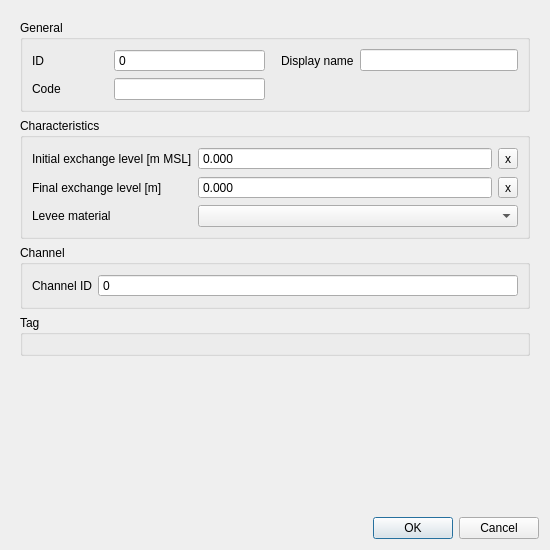
<?xml version="1.0" encoding="UTF-8"?>
<ui version="4.0">
 <class>Dialog</class>
 <widget class="QDialog" name="Dialog">
  <property name="geometry">
   <rect>
    <x>0</x>
    <y>0</y>
    <width>550</width>
    <height>550</height>
   </rect>
  </property>
  <property name="windowTitle">
   <string>Dialog</string>
  </property>
  <layout class="QGridLayout" name="gridLayout">
   <item row="0" column="0">
    <widget class="QScrollArea" name="scrollArea">
     <property name="frameShape">
      <enum>QFrame::NoFrame</enum>
     </property>
     <property name="widgetResizable">
      <bool>true</bool>
     </property>
     <widget class="QWidget" name="scrollAreaWidgetContents">
      <property name="geometry">
       <rect>
        <x>0</x>
        <y>0</y>
        <width>532</width>
        <height>503</height>
       </rect>
      </property>
      <layout class="QGridLayout" name="gridLayout_2">
       <item row="2" column="0">
        <widget class="QGroupBox" name="grp_channel">
         <property name="locale">
          <locale language="English" country="UnitedStates"/>
         </property>
         <property name="inputMethodHints">
          <set>Qt::ImhNone</set>
         </property>
         <property name="title">
          <string>Channel</string>
         </property>
         <layout class="QGridLayout" name="gridLayout_6">
          <item row="0" column="0">
           <widget class="QLabel" name="label_18">
            <property name="locale">
             <locale language="English" country="UnitedStates"/>
            </property>
            <property name="inputMethodHints">
             <set>Qt::ImhNone</set>
            </property>
            <property name="text">
             <string>Channel ID</string>
            </property>
            <property name="alignment">
             <set>Qt::AlignLeading|Qt::AlignLeft|Qt::AlignVCenter</set>
            </property>
           </widget>
          </item>
          <item row="0" column="1">
           <widget class="QSpinBox" name="channel_id">
            <property name="sizePolicy">
             <sizepolicy hsizetype="Expanding" vsizetype="Fixed">
              <horstretch>0</horstretch>
              <verstretch>0</verstretch>
             </sizepolicy>
            </property>
            <property name="locale">
             <locale language="English" country="UnitedStates"/>
            </property>
            <property name="inputMethodHints">
             <set>Qt::ImhNone</set>
            </property>
            <property name="readOnly">
             <bool>true</bool>
            </property>
            <property name="buttonSymbols">
             <enum>QAbstractSpinBox::NoButtons</enum>
            </property>
            <property name="maximum">
             <number>999999999</number>
            </property>
            <property name="clearValue" stdset="0">
             <bool>true</bool>
            </property>
            <property name="expressionsEnabled" stdset="0">
             <bool>false</bool>
            </property>
           </widget>
          </item>
         </layout>
        </widget>
       </item>
       <item row="1" column="0">
        <widget class="QGroupBox" name="grp_characteristics">
         <property name="title">
          <string>Characteristics</string>
         </property>
         <layout class="QGridLayout" name="gridLayout_3">
          <item row="0" column="1">
           <widget class="QDoubleSpinBox" name="initial_exchange_level">
            <property name="sizePolicy">
             <sizepolicy hsizetype="Expanding" vsizetype="Fixed">
              <horstretch>0</horstretch>
              <verstretch>0</verstretch>
             </sizepolicy>
            </property>
            <property name="locale">
             <locale language="English" country="UnitedStates"/>
            </property>
            <property name="buttonSymbols">
             <enum>QAbstractSpinBox::NoButtons</enum>
            </property>
            <property name="decimals">
             <number>3</number>
            </property>
            <property name="minimum">
             <double>-99999999.000000000000000</double>
            </property>
            <property name="maximum">
             <double>1000000.000000000000000</double>
            </property>
            <property name="showClearButton" stdset="0">
             <bool>true</bool>
            </property>
            <property name="clearValue" stdset="0">
             <bool>true</bool>
            </property>
            <property name="expressionsEnabled" stdset="0">
             <bool>true</bool>
            </property>
           </widget>
          </item>
          <item row="0" column="2">
           <widget class="QToolButton" name="initial_exchange_level_clear">
            <property name="text">
             <string>x</string>
            </property>
           </widget>
          </item>
          <item row="1" column="1">
           <widget class="QDoubleSpinBox" name="final_exchange_level">
            <property name="sizePolicy">
             <sizepolicy hsizetype="Expanding" vsizetype="Fixed">
              <horstretch>0</horstretch>
              <verstretch>0</verstretch>
             </sizepolicy>
            </property>
            <property name="locale">
             <locale language="English" country="UnitedStates"/>
            </property>
            <property name="buttonSymbols">
             <enum>QAbstractSpinBox::NoButtons</enum>
            </property>
            <property name="decimals">
             <number>3</number>
            </property>
            <property name="minimum">
             <double>-99999999.000000000000000</double>
            </property>
            <property name="maximum">
             <double>1000000.000000000000000</double>
            </property>
            <property name="showClearButton" stdset="0">
             <bool>true</bool>
            </property>
            <property name="clearValue" stdset="0">
             <bool>true</bool>
            </property>
            <property name="expressionsEnabled" stdset="0">
             <bool>true</bool>
            </property>
           </widget>
          </item>
          <item row="1" column="2">
           <widget class="QToolButton" name="final_exchange_level_clear">
            <property name="text">
             <string>x</string>
            </property>
           </widget>
          </item>
          <item row="0" column="0">
           <widget class="QLabel" name="label_26">
            <property name="text">
             <string>Initial exchange level [m MSL]</string>
            </property>
            <property name="alignment">
             <set>Qt::AlignLeading|Qt::AlignLeft|Qt::AlignVCenter</set>
            </property>
            <property name="indent">
             <number>-1</number>
            </property>
           </widget>
          </item>
          <item row="1" column="0">
           <widget class="QLabel" name="label_23">
            <property name="text">
             <string>Final exchange level [m]</string>
            </property>
            <property name="alignment">
             <set>Qt::AlignLeading|Qt::AlignLeft|Qt::AlignVCenter</set>
            </property>
            <property name="indent">
             <number>-1</number>
            </property>
           </widget>
          </item>
          <item row="2" column="0">
           <widget class="QLabel" name="label_11">
            <property name="locale">
             <locale language="English" country="UnitedStates"/>
            </property>
            <property name="inputMethodHints">
             <set>Qt::ImhNone</set>
            </property>
            <property name="text">
             <string>Levee material</string>
            </property>
            <property name="alignment">
             <set>Qt::AlignLeading|Qt::AlignLeft|Qt::AlignVCenter</set>
            </property>
            <property name="indent">
             <number>-1</number>
            </property>
           </widget>
          </item>
          <item row="2" column="1" colspan="2">
           <widget class="QComboBox" name="levee_material">
            <property name="sizePolicy">
             <sizepolicy hsizetype="Expanding" vsizetype="Fixed">
              <horstretch>0</horstretch>
              <verstretch>0</verstretch>
             </sizepolicy>
            </property>
            <property name="locale">
             <locale language="English" country="UnitedStates"/>
            </property>
            <property name="inputMethodHints">
             <set>Qt::ImhNone</set>
            </property>
           </widget>
          </item>
         </layout>
        </widget>
       </item>
       <item row="3" column="0">
        <widget class="QGroupBox" name="grp_tag">
         <property name="font">
          <font>
           <weight>50</weight>
           <bold>false</bold>
          </font>
         </property>
         <property name="title">
          <string>Tag</string>
         </property>
         <layout class="QGridLayout" name="gridLayout_16">
          <item row="0" column="0" colspan="2">
           <layout class="QHBoxLayout" name="tags_layout"/>
          </item>
         </layout>
        </widget>
       </item>
       <item row="4" column="0">
        <spacer name="verticalSpacer">
         <property name="orientation">
          <enum>Qt::Vertical</enum>
         </property>
         <property name="sizeHint" stdset="0">
          <size>
           <width>20</width>
           <height>40</height>
          </size>
         </property>
        </spacer>
       </item>
       <item row="0" column="0">
        <widget class="QGroupBox" name="grp_general">
         <property name="enabled">
          <bool>true</bool>
         </property>
         <property name="title">
          <string>General</string>
         </property>
         <layout class="QGridLayout" name="gridLayout_9">
          <item row="0" column="1" colspan="2">
           <widget class="QSpinBox" name="id">
            <property name="readOnly">
             <bool>true</bool>
            </property>
            <property name="buttonSymbols">
             <enum>QAbstractSpinBox::NoButtons</enum>
            </property>
            <property name="maximum">
             <number>99999999</number>
            </property>
            <property name="showClearButton" stdset="0">
             <bool>true</bool>
            </property>
            <property name="clearValue" stdset="0">
             <bool>true</bool>
            </property>
            <property name="expressionsEnabled" stdset="0">
             <bool>false</bool>
            </property>
           </widget>
          </item>
          <item row="0" column="0">
           <widget class="QLabel" name="label_24">
            <property name="text">
             <string>ID</string>
            </property>
            <property name="alignment">
             <set>Qt::AlignLeading|Qt::AlignLeft|Qt::AlignVCenter</set>
            </property>
           </widget>
          </item>
          <item row="1" column="0">
           <widget class="QLabel" name="label_25">
            <property name="text">
             <string>Code</string>
            </property>
            <property name="alignment">
             <set>Qt::AlignLeading|Qt::AlignLeft|Qt::AlignVCenter</set>
            </property>
            <property name="indent">
             <number>-1</number>
            </property>
           </widget>
          </item>
          <item row="1" column="1" colspan="2">
           <widget class="QLineEdit" name="code">
            <property name="sizePolicy">
             <sizepolicy hsizetype="Expanding" vsizetype="Fixed">
              <horstretch>0</horstretch>
              <verstretch>0</verstretch>
             </sizepolicy>
            </property>
            <property name="clearButtonEnabled">
             <bool>true</bool>
            </property>
           </widget>
          </item>
          <item row="0" column="3">
           <widget class="QLabel" name="label_2">
            <property name="locale">
             <locale language="English" country="UnitedStates"/>
            </property>
            <property name="text">
             <string>Display name</string>
            </property>
            <property name="alignment">
             <set>Qt::AlignLeading|Qt::AlignLeft|Qt::AlignVCenter</set>
            </property>
            <property name="indent">
             <number>10</number>
            </property>
           </widget>
          </item>
          <item row="0" column="4" colspan="2">
           <widget class="QLineEdit" name="display_name">
            <property name="sizePolicy">
             <sizepolicy hsizetype="Expanding" vsizetype="Fixed">
              <horstretch>0</horstretch>
              <verstretch>0</verstretch>
             </sizepolicy>
            </property>
            <property name="locale">
             <locale language="English" country="UnitedStates"/>
            </property>
            <property name="clearButtonEnabled">
             <bool>true</bool>
            </property>
           </widget>
          </item>
         </layout>
        </widget>
       </item>
      </layout>
     </widget>
    </widget>
   </item>
   <item row="3" column="0">
    <widget class="QDialogButtonBox" name="buttonBox">
     <property name="standardButtons">
      <set>QDialogButtonBox::Cancel|QDialogButtonBox::Ok</set>
     </property>
    </widget>
   </item>
  </layout>
 </widget>
 <tabstops>
  <tabstop>scrollArea</tabstop>
  <tabstop>id</tabstop>
  <tabstop>display_name</tabstop>
  <tabstop>code</tabstop>
  <tabstop>initial_exchange_level</tabstop>
  <tabstop>initial_exchange_level_clear</tabstop>
  <tabstop>final_exchange_level</tabstop>
  <tabstop>final_exchange_level_clear</tabstop>
  <tabstop>levee_material</tabstop>
  <tabstop>channel_id</tabstop>
 </tabstops>
 <resources/>
 <connections/>
</ui>
